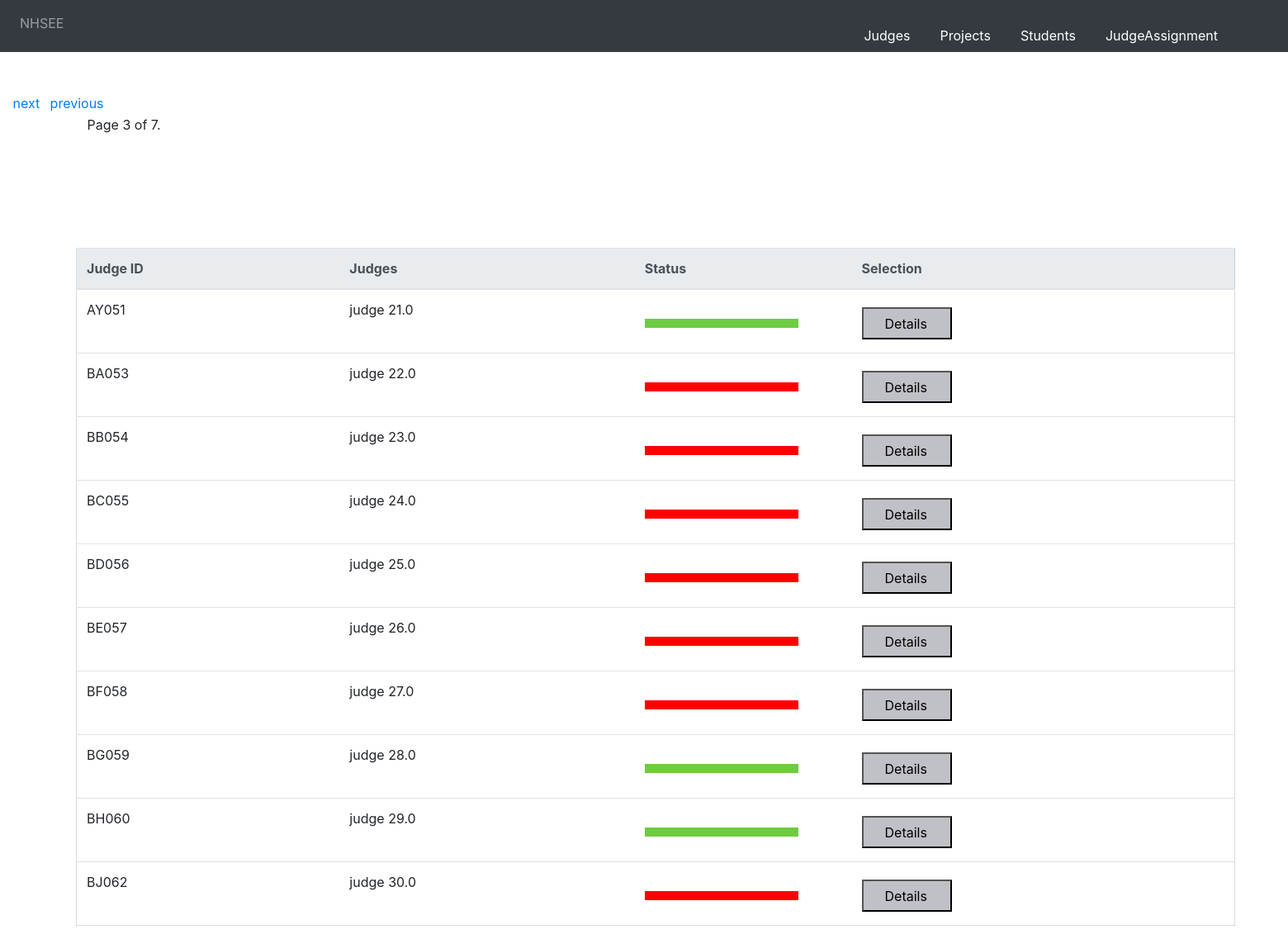
Screenshot of /judges/?page=3 with the database file from the repository.
### nhsee/models/judge_model.py (models this page shows, shortened)
class judge(Model):
    judge_id=models.CharField( max_length=100,primary_key=True,blank=False, unique=True)
    fname=models.CharField(max_length=100)
    lname=models.CharField(max_length=100)
    class Meta:
        db_table = "nhsee_judge"

### nhsee/views/judge_views.py (the view, shortened to what this page needs)
# urls.py: path(r'judges/',judge_views.judgeslisting),
def judgeslisting(request):
    if 'deletejudges' in request.GET:
            deleterequest=request.GET.get('delete')
            if deleterequest=="deletejudges":
                    judge.objects.all().delete()
    judgel = judge.objects.all()
    judge_list=[]
    for judges in judgel:
        judgestatus=judgeassignment.objects.filter(judge_id=judges.judge_id)
        assign_judge_list=[]
        for judge_ids in judgestatus:
            assign_judge_list.append(judge_ids.judge_id_id)
        judgestatus=len(assign_judge_list)
        if judgestatus > 5:
                judge_list.append({"judge_name":str(judges.fname)+" "+str(judges.lname),"judge_id":judges.judge_id,"judgestatus":True})
        else:
               judge_list.append({"judge_name":str(judges.fname)+" "+str(judges.lname),"judge_id":judges.judge_id})
    paginator_projects = Paginator(judge_list, 10)
    page = request.GET.get('page')
    contacts = paginator_projects.get_page(page)
    return render(request,'judges_templates/listjudges.html',{"judgesjson":contacts})

### templates/judges_templates/listjudges.html (shortened to what this page needs)
{% extends 'base.html' %}
 {% block content %}
 <!DOCTYPE html>
<html lang="en">
<head>
  {% load staticfiles %}
  <link  rel="stylesheet" href="{% static "css/bootstrap.min.css" %}" />
</head>
{% include   'judges_templates/judgesform.html' %}
<div class="pagination">
    <span class="step-links">
        {% if judgesjson.has_previous %}
            <div class="previous">
            <a href="?page={{ judgesjson.previous_page_number }}">previous</a></div>
        {% endif %}
        <div class="currentd">
        <span class="current">
            Page {{ judgesjson.number }} of {{ judgesjson.paginator.num_pages }}.
        </span></div>
        {% if judgesjson.has_next %}
        <div class="first">
            <a href="?page={{ judgesjson.next_page_number }}">next</a></div>
        {% endif %}
    </span>
</div>
<div class="table-class">
  <table class="table">
  <thead class="thead-light">
    <tr>
      <th scope="col">Judge ID</th>
      <th scope="col">Judges</th>
      <th scope="col">Status</th>
      <th scope="col">Selection</th>
    </tr>
  </thead>
    {% if judgesjson %}
    <tbody>
        {% for judges in judgesjson %}
        <tr>
            <td> {{judges.judge_id}}</td>
            <td> {{judges.judge_name}}</td>
            <form  action='' method="post" >
            {% if judges.judgestatus %}
              <td> <div class="box green"></div></td>
              <td><input type='submit' name="judgeprojects"  value="Details" /></td>
            {% else %}
              <td> <div class="box red"></div></td>
              <td><input type='submit' name="judgeprojects"  value="Details" /></td>
            {% endif %}
            </form>
        </tr>
        {% endfor %}
    </tbody>
    </table>
    </div>
    {% else %}
    <div class="heading"><h2>No judges Available<h2></div>
    {% endif %}
{% endblock content %}

### templates/judges_templates/listjudges.html (style rules this page uses)
.table { width:100%; margin: 9% 0% 10% 1%; border:1px solid #55556636; }
.table-class { width:90%; margin-left:5%; margin-right:5%; margin-top:0%; }
.pagination { margin-left: 1%; margin-right: 0%; margin-top: 0%; }
.first { position:absolute; margin: 0px 0px 0px 0px; }
.previous { position:absolute; margin: 0px 0px 0px 45px; }
.currentd { position:absolute; margin: 26px 0px 0px 90px; }
.red { background:#f00; padding:11px 0px 0px 0px; margin:23px 53px 0px 0px; }
.green { background:#6dcc42; padding:11px 0px 0px 0px; margin:23px 53px 0px 0px; }
input[type=submit] { margin:9px 2px 4px 0px; background-color:#babac2e8; padding: 6px 28px 5px 26px; }

### rows the page displays
judge: judge_id "AY051"
judge: judge_id "BA053"
judge: judge_id "BB054"
judge: judge_id "BC055"
judge: judge_id "BD056"
judge: judge_id "BE057"
judge: judge_id "BF058"
judge: judge_id "BG059"
judge: judge_id "BH060"
judge: judge_id "BJ062"

### other values shown
{{ judgesjson.number }} "3"
{{ judgesjson.paginator.num_pages }} "7"
{{ judges.judge_name }} "judge 21.0" "judge 22.0" "judge 23.0" "judge 24.0" "judge 25.0" "judge 26.0" "judge 27.0" "judge 28.0" "judge 29.0" "judge 30.0"
